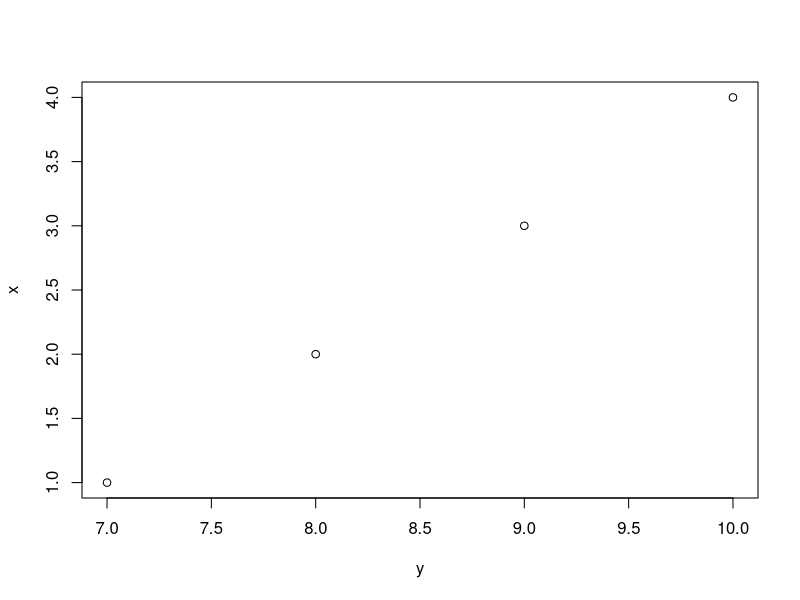
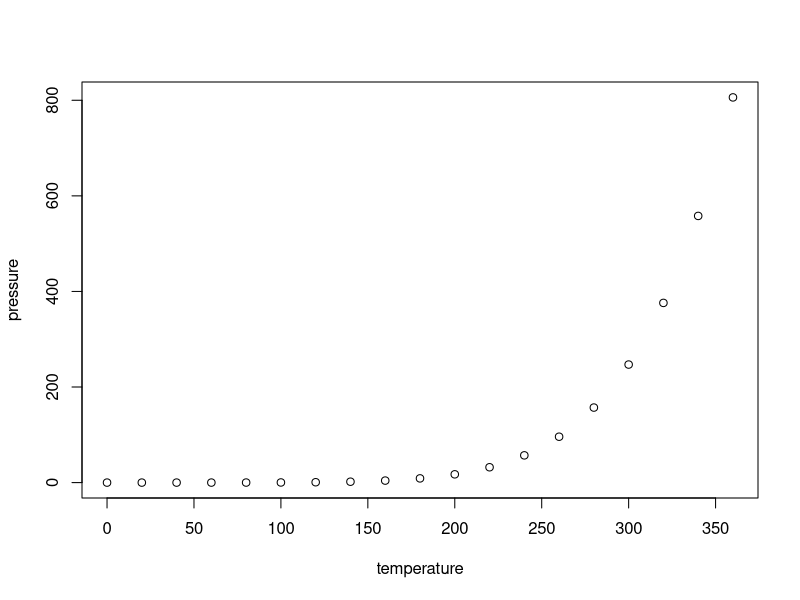

Recreate these plots in R, in order.
## ---- chunk 1
knitr::opts_chunk$set(echo = TRUE)
## ---- chunk 2
x<-c(1,2,3,4)
y<-c(7,8,9,10)
plot(y,x)

## ---- chunk 3
mean(x)

## ---- chunk 4
summary(cars)
## ---- chunk 5
plot(pressure)
